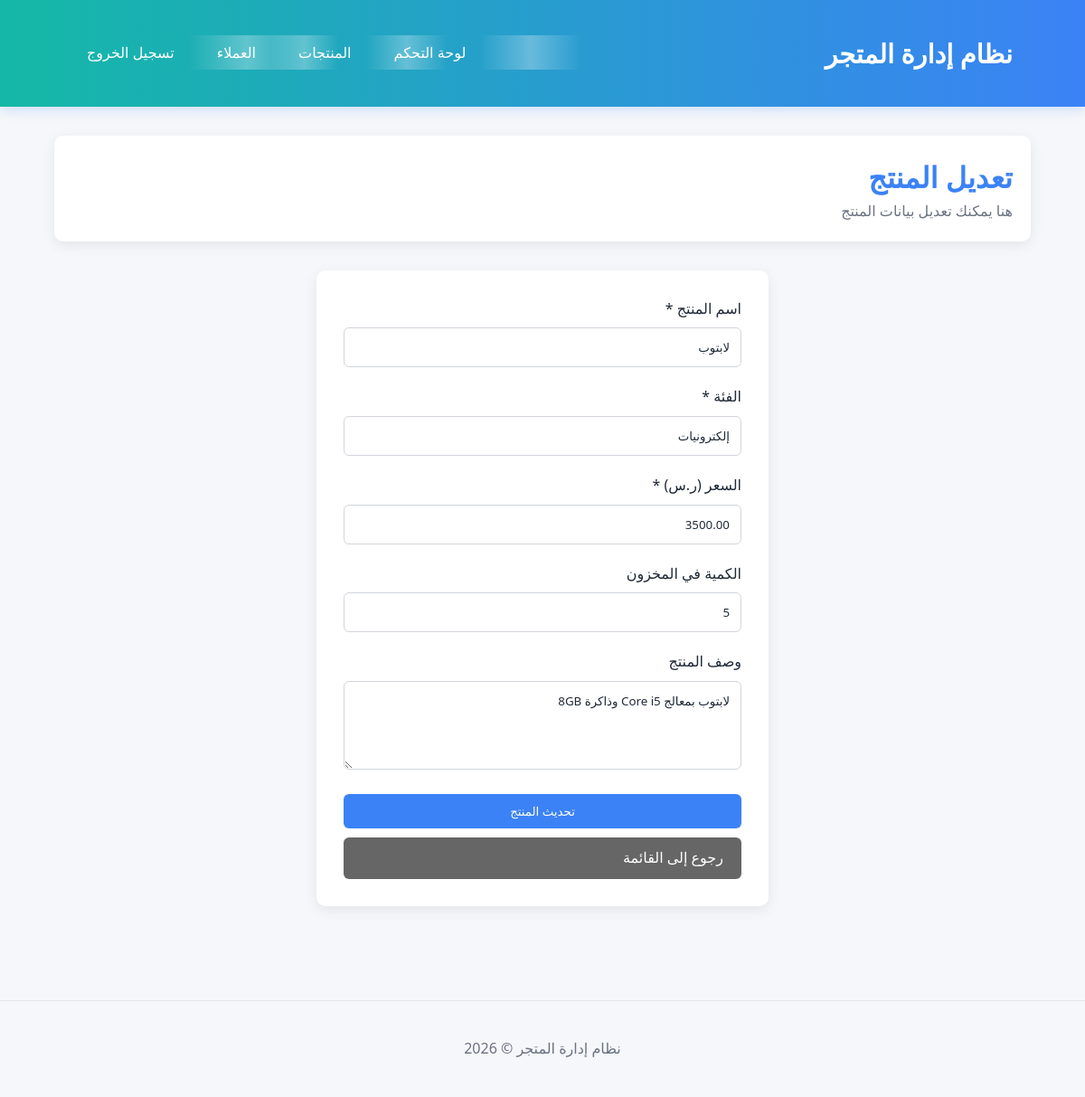
/product_edit.php?id=2 (signed in), run on the app's committed database.
### tables this page shows
CREATE TABLE IF NOT EXISTS products (
    id INT AUTO_INCREMENT PRIMARY KEY,
    name VARCHAR(255) NOT NULL,
    category VARCHAR(255) NOT NULL,   
    price DECIMAL(10,2) NOT NULL,
    stock INT NOT NULL DEFAULT 0,
    description TEXT
);

### product_edit.php (the view, shortened to what this page needs)
<?php
require_once 'config.php';
$product_id = $_GET['id'] ?? null;
try {
    $stmt = $pdo->prepare("SELECT * FROM products WHERE id = ?");
    $stmt->execute([$product_id]);
    $product = $stmt->fetch();
} catch (PDOException $e) {
    die("خطأ في جلب بيانات المنتج: " . $e->getMessage());
}
?>
<!DOCTYPE html>
<html lang="ar" dir="rtl">
<head>
    <link rel="stylesheet" href="style.css">
</head>
<body>
    <header>
        <div class="container header-content">
            <div class="logo">نظام إدارة المتجر</div>
            <nav>
                <ul>
                    <li><a href="index.php">لوحة التحكم</a></li>
                    <li><a href="products.php">المنتجات</a></li>
                    <li><a href="customers.php">العملاء</a></li>
                    <li><a href="logout.php">تسجيل الخروج</a></li>
                </ul>
            </nav>
        </div>
    </header>
    <main class="container main-content">
        <div class="page-header">
            <h1>تعديل المنتج</h1>
            <p>هنا يمكنك تعديل بيانات المنتج</p>
        </div>
        <div class="form-container">
            <form method="POST" action="">
                <div class="form-group">
                    <label for="name">اسم المنتج *</label>
                    <input type="text" id="name" name="name" value="<?php echo htmlspecialchars($product['name']); ?>" required>
                </div>
                <div class="form-group">
                    <label for="category">الفئة *</label>
                    <input type="text" id="category" name="category" value="<?php echo htmlspecialchars($product['category']); ?>" required>
                </div>
                <div class="form-group">
                    <label for="price">السعر (ر.س) *</label>
                    <input type="number" id="price" name="price" step="0.01" min="0" value="<?php echo htmlspecialchars($product['price']); ?>" required>
                </div>
                <div class="form-group">
                    <label for="stock">الكمية في المخزون</label>
                    <input type="number" id="stock" name="stock" min="0" value="<?php echo htmlspecialchars($product['stock']); ?>">
                </div>
                <div class="form-group">
                    <label for="description">وصف المنتج</label>
                    <textarea id="description" name="description" rows="4"><?php echo htmlspecialchars($product['description']); ?></textarea>
                </div>
                <button type="submit" class="btn btn-block">تحديث المنتج</button>
                <a href="products.php" class="btn btn-block" style="background-color: #666; margin-top: 10px;">رجوع إلى القائمة</a>
            </form>
        </div>
    </main>
    <footer>
        <div class="container">
            <p>نظام إدارة المتجر &copy; <?php echo date('Y'); ?></p>
        </div>
    </footer>
</body>
</html>

### style.css (style rules this page uses)
* { margin: 0; padding: 0; box-sizing: border-box; font-family: 'Segoe UI', Tahoma, Geneva, Verdana, sans-serif; }
body { background-color: #F5F7FA; color: #1F2937; line-height: 1.6; direction: rtl; }
.container { width: 90%; max-width: 1200px; margin: 0 auto; padding: 20px; }
header { background: linear-gradient(to left, #3B82F6, #14B8A6); padding: 1rem 0; box-shadow: 0 4px 12px rgba(59, 130, 246, 0.2); position: sticky; top: 0; z-index: 100; animation: slideDown 0.5s ease; }
.header-content { display: flex; justify-content: space-between; align-items: center; }
.logo { font-size: 1.8rem; font-weight: bold; color: #fff; }
nav ul { display: flex; list-style: none; }
nav ul li { margin-right: 15px; }
nav ul li a { color: #fff; text-decoration: none; padding: 8px 16px; border-radius: 6px; transition: all 0.3s ease; position: relative; overflow: hidden; }
nav ul li a::before { content: ''; position: absolute; top: 0; right: -100%; width: 100%; height: 100%; background: linear-gradient( 90deg, transparent, rgba(255,255,255,0.3), transparent ); transition: all 0.5s ease; }
.main-content { padding: 2rem 0; animation: fadeIn 0.8s ease; }
.page-header, .dashboard-card, .chart-container, .content-box, .form-container { background: #fff; border-radius: 10px; box-shadow: 0 4px 15px rgba(0,0,0,0.08); }
.page-header { margin-bottom: 30px; padding: 20px; }
.page-header h1, .dashboard-card h3, .chart-container h2, .content-header h2, .form-container h2 { color: #3B82F6; }
.page-header p { color: #6B7280; }
.form-container { max-width: 500px; margin: 2rem auto; padding: 30px; animation: fadeIn .8s ease; }
.form-group { margin-bottom: 20px; }
.form-group label { display: block; margin-bottom: 8px; }
.form-group input, .form-group select, .form-group textarea { width: 100%; padding: 12px; border: 1px solid #D1D5DB; border-radius: 6px; background: #fff; color: #1F2937; text-align: right; transition: .3s; }
.btn { display: inline-block; padding: 10px 20px; background: #3B82F6; color: #fff; border: none; border-radius: 6px; cursor: pointer; text-decoration: none; transition: .3s; }
.btn-block { display: block; width: 100%; }
footer { text-align: center; padding: 20px 0; margin-top: 40px; border-top: 1px solid #E5E7EB; color: #6B7280; }

### data on the page
products: name "لابتوب", category "إلكترونيات", price "3500.00", stock "5", description "لابتوب بمعالج Core i5 وذاكرة 8GB"
